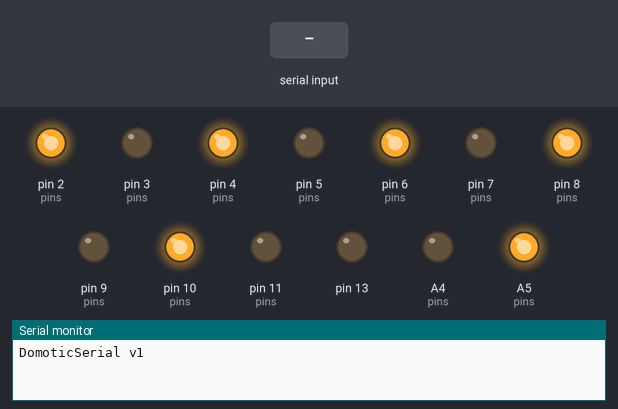
A sketch run on a simulated Arduino Uno, built with avr-gcc and run on an emulated ATmega328P. Parts: output pins drawn as LEDs (lit = HIGH), the last lines printed to the serial monitor. The inputs (shaded band) are chosen by the test bench.

Above: at 2.4 s.
2.5 s: "C90\n" received over Serial
At 3.6 s:
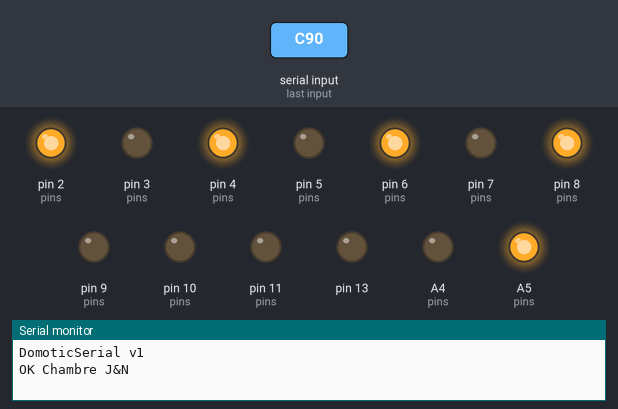
4.2 s: "C,45\n" received over Serial
At 5.2 s:
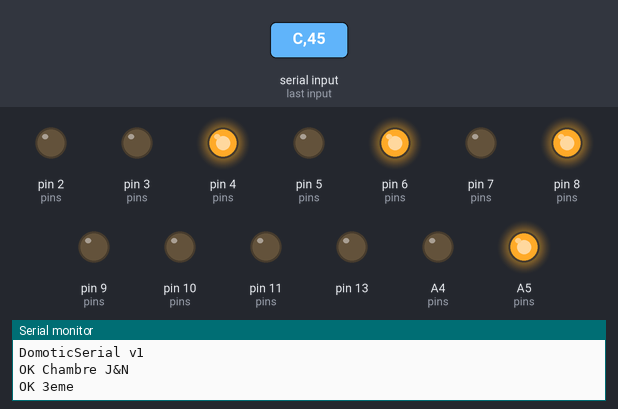
6.2 s: "g\n" received over Serial
At 7.4 s:
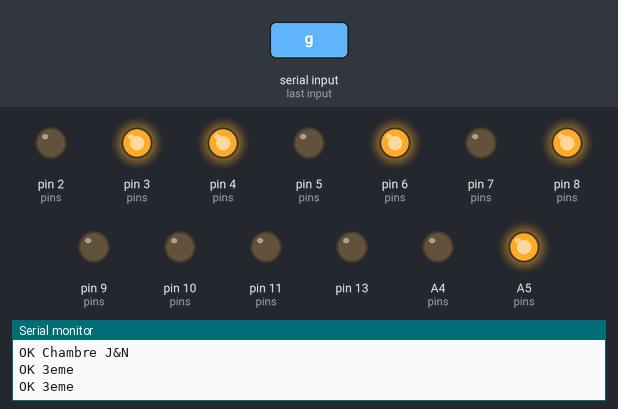
7.7 s: "E\n" received over Serial
At 8.7 s:
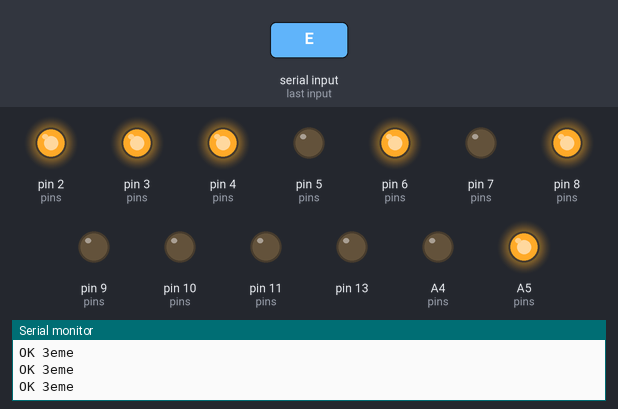
9.2 s: "A90\n" received over Serial
At 9.9 s:
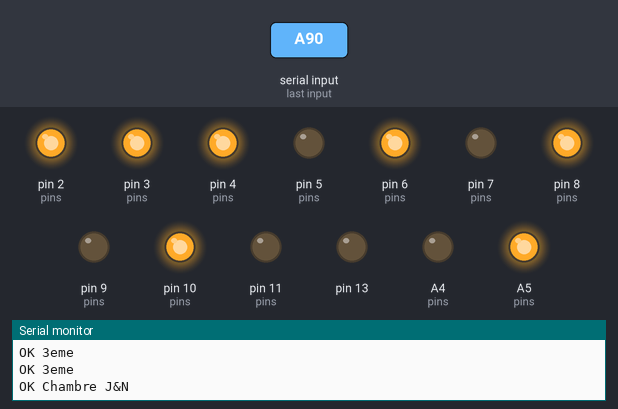
10.7 s: "e\n" received over Serial
At 11.1 s:
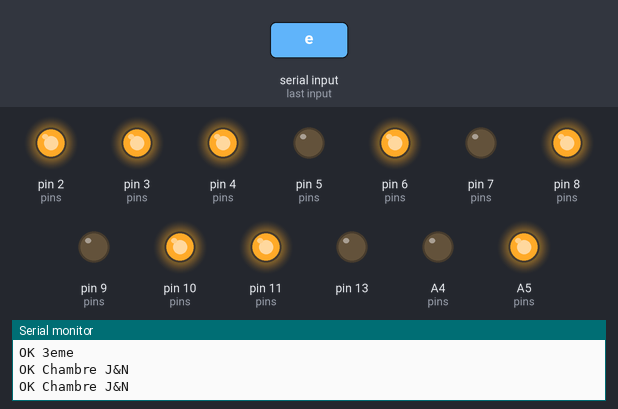
Timing chart, 0 to 13.2 s (numbered marks = the images above; inputs shaded):
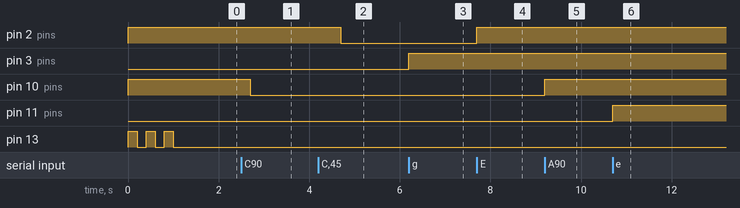

The sketch:

DomotiqueSerial.ino
```cpp
/** Control a domotic arduino via serial commands.
 *
 * Main function is for heater (fil pilote)
 * @See http://u.dinask.eu/filpilote
 *
 * A Chacon command via RF433MHz can also be activated.
 */

/** activate chacon function
 * Comment to disable.
 */
#define CHACON

// BOF preprocessor bug prevent - insert me on top of your arduino-code
// From: http://subethasoftware.com/2013/04/09/arduino-compiler-problem-with-ifdefs-solved/
#if 1
__asm volatile ("nop");
#endif

#ifdef CHACON
/** RF send pin */
#define CHACON_SEND 12
/** RCSwitch lib for chacon command
 * @See https://github.com/sui77/rc-switch
 */
#include <RCSwitch.h>
RCSwitch mySwitch = RCSwitch();
#endif

/** serial input line */
#define LINE_LEN 20
char line[LINE_LEN];

/** Pinouts */
#define PIN_PLUS 0
#define PIN_MOINS 1
#define NB_FILS 6
/** Pinouts for FilPilote commands
 */
uint8_t pins[NB_FILS][2] = {
  {10, 11},
  {8, 9},
  {6, 7},
  {4, 5},
  {2, 3},
  {A5, A4},
};
char* filnames[NB_FILS] = {
  "Chambre J&N",
  "Chambre E",
  "Chambre M",
  "Buanderie",
  "3eme",
  "Entree",
};

/** Display cmdline help
 */
void help (void) {
   uint8_t i;
   Serial.println ("H,h,? : affiche l'aide");
   Serial.println ("** Commandes fil pilote");
   Serial.println ("<cmd> <fil>");
   Serial.println (" <cmd> : C : Confort");
   Serial.println ("         A : Arret");
   Serial.println ("         G : Hors Gel");
   Serial.println ("         E : Eco");
   Serial.println (" eg : A 0 : arrete le chauffage 0");
   for (i=0; i<NB_FILS; i++) {
      Serial.print (" Chauffage ");
      Serial.print (i);
      Serial.print (" : ");
      Serial.println (filnames[i]);
   }
#ifdef CHACON
   Serial.println ("** Commandes prises");
   Serial.println ("<cmd> <system> <code>");
   Serial.println (" <cmd> : N : on");
   Serial.println ("         F : off");
   Serial.println (" eg : N 1 1");
#endif

} // help

/** Set mode for one fil
 * @param[in] fil the filpilote number [0..NB_FILS[
 * @param[in] mode the filpilote mode
 * @return true if success
 */
boolean setFilMode (uint8_t fil, char mode) {
  if (fil >= NB_FILS) return false;

  switch (mode) {
    case 'C':
    case 'c': // Confort
       digitalWrite (pins[fil][PIN_PLUS],  LOW);
       digitalWrite (pins[fil][PIN_MOINS], LOW);
       break;
    case 'A':  // Arret
    case 'a':
       digitalWrite (pins[fil][PIN_PLUS],  HIGH);
       digitalWrite (pins[fil][PIN_MOINS], LOW);
       break;
    case 'G': // Hors Gel
    case 'g':
       digitalWrite (pins[fil][PIN_PLUS],  LOW);
       digitalWrite (pins[fil][PIN_MOINS], HIGH);
       break;
    case 'E': // Eco
    case 'e':
       digitalWrite (pins[fil][PIN_PLUS],  HIGH);
       digitalWrite (pins[fil][PIN_MOINS], HIGH);
       break;
    default:
       return false;
  }
  return true;
} // setFilMode()

/** Hardware initialisations
 */
void setup() {
   byte i;
   Serial.begin(9600);
   Serial.println("DomoticSerial v1");

   // pins init
   for (i=0; i < NB_FILS; i++) {
      pinMode (pins[i][PIN_PLUS],  OUTPUT);
      pinMode (pins[i][PIN_MOINS], OUTPUT);
      setFilMode (i, 'A'); // default value is Arret
   }

#ifdef CHACON
   // Transmitter is connected to Arduino Pin CHACON_SEND
   mySwitch.enableTransmit(CHACON_SEND);
   // Optional set number of transmission repetitions.
   mySwitch.setRepeatTransmit(15);
#endif
  pinMode(13, OUTPUT);
  for (i=0; i < 3; i++) {
    digitalWrite(13, HIGH);
    delay(200);
    digitalWrite(13, LOW);
    delay(200);
  }
}


/** main loop */
void loop() {
   if (Serial.available()) {
      Serial.readBytesUntil('\n', line, LINE_LEN);
      switch (line[0]) {
        case 'C': case 'c':
        case 'A': case 'a':
        case 'G': case 'g':
        case 'E': case 'e':
          if (setFilMode ( line[2] - '0', line[0] ) == true) {
            Serial.print ("OK ");
          } else {
            Serial.println ("KO ");
          }
          Serial.println (filnames[line[2] - '0']);
          break;

#ifdef CHACON
         case 'N': // On
         case 'n':
            mySwitch.switchOn (line[2]-'0', line[4]-'0');
            Serial.println ("OK ");
            break;
         case 'F': // Off
         case 'f':
            mySwitch.switchOff (line[2]-'0', line[4]-'0');
            Serial.println ("OK ");
            break;
#endif
         case 'h':
         case 'H':
         case '?':
            help();
            break;
         default:
            Serial.print ("KO Unknown command:");
            Serial.println(line[0]);
      }
   }

   delay(500);
}
```

Measured:
- after the input at 2.5 s, pin 10 (pins): HIGH → LOW after 0.20 s
- after the input at 4.2 s, pin 2 (pins): HIGH → LOW after 0.50 s
- after the input at 6.2 s, pin 3 (pins): LOW → HIGH at once
- after the input at 7.7 s, pin 2 (pins): LOW → HIGH at once
- after the input at 9.2 s, pin 10 (pins): LOW → HIGH at once
- after the input at 10.7 s, pin 11 (pins): LOW → HIGH at once
